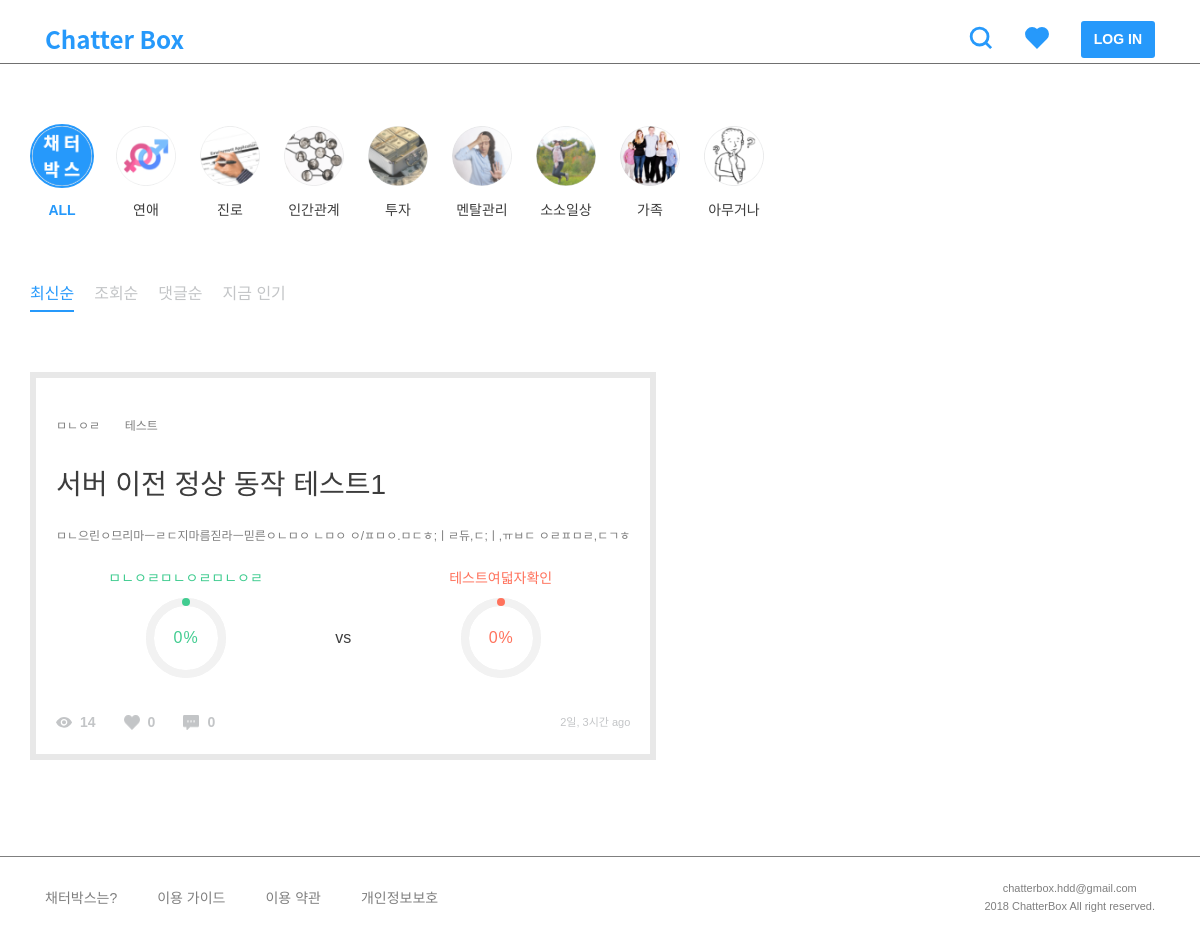
/post/, run on an earlier commit of the app's database.
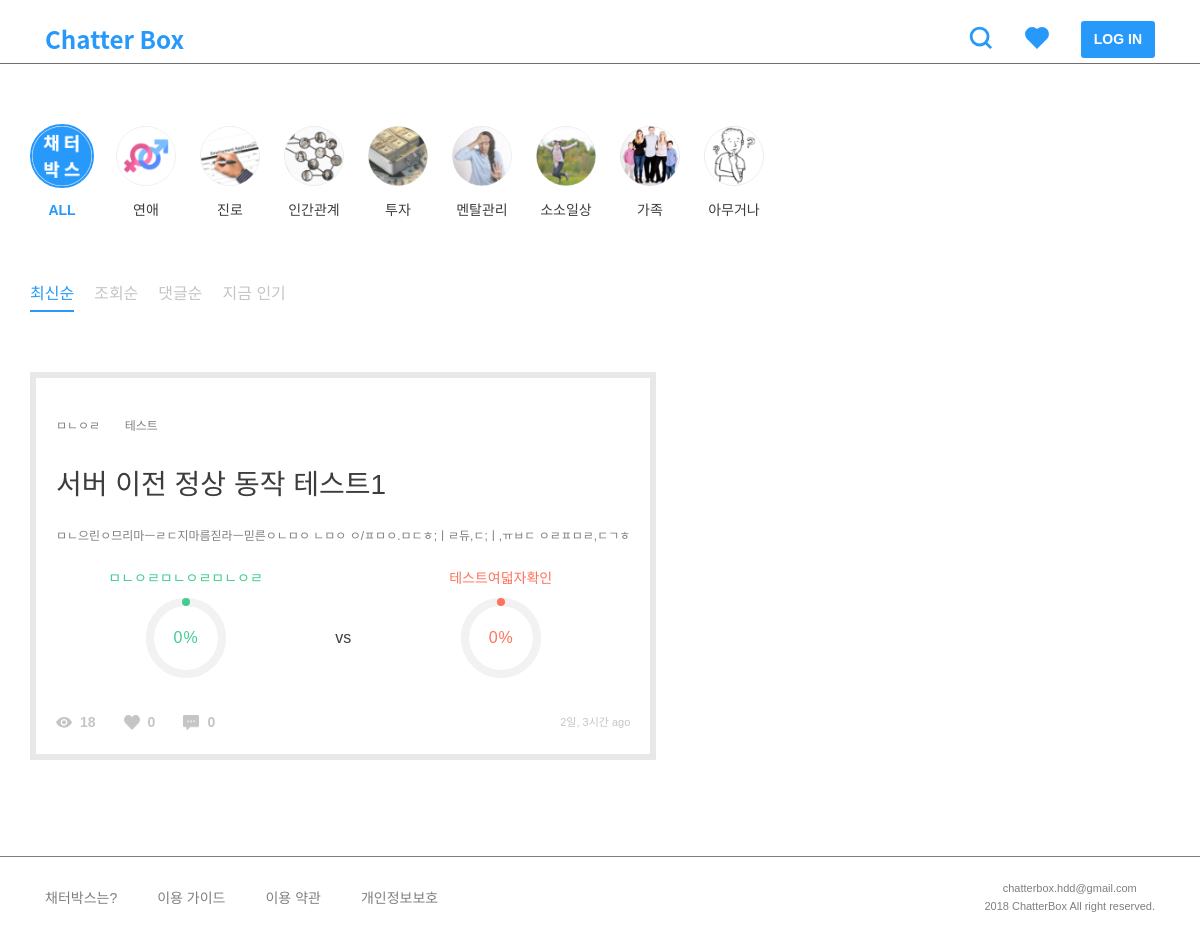
And on a later commit of the database.
### post/models.py (models this page shows, shortened)
class TimeStampedModel(models.Model):
    created_at = models.DateTimeField(auto_now_add=True, null=True)
    updated_at = models.DateTimeField(auto_now=True, null=True)
    class Meta():
        abstract = True

class Post(TimeStampedModel):
    author = models.ForeignKey(settings.AUTH_USER_MODEL)
    category = models.ForeignKey('Category')
    title = models.CharField(max_length=160, null=True)
    background = models.TextField()
    background_image1 = models.ImageField(
        upload_to='post', blank=True, null=True)
    background_image2 = models.ImageField(
        upload_to='post', blank=True, null=True)
    background_image3 = models.ImageField(
        upload_to='post', blank=True, null=True)
    background_image4 = models.ImageField(
        upload_to='post', blank=True, null=True)
    background_image5 = models.ImageField(
        upload_to='post', blank=True, null=True)
    tag = TagField()
    view_count = models.PositiveSmallIntegerField(default=0)
    share_count = models.PositiveSmallIntegerField(default=0)
    pro_title = models.CharField(max_length=160, null=True)
    con_title = models.CharField(max_length=160, null=True)
    @property
    def natural_time(self):
        return naturaltime(self.created_at)
    @property
    def likes_count(self):
        return self.like_users.all().count()
    @property
    def comment_count(self):
        all_count = self.comment_set.count()
        return all_count
    @property
    def pro_count(self):
        pro_sum = self.comment_set.filter(type=True).count()
        pro_comments = self.comment_set.filter(type=True)
        for comment in pro_comments:
            pro_sum = pro_sum + comment.count_comment_likes
        return pro_sum
    @property
    def con_count(self):
        con_sum = self.comment_set.filter(type=False).count()
        con_comments = self.comment_set.filter(type=False)
        for comment in con_comments:
            con_sum = con_sum + comment.count_comment_likes
        return con_sum
    @property
    def all_count(self):
        return self.pro_count + self.con_count
    @property
    def pro_percent(self):
        if not self.all_count == 0:
            result = self.pro_count / self.all_count
        else:
            result = 0
        return result
    @property
    def con_percent(self):
        if not self.all_count == 0:
            result = self.con_count / self.all_count
        else:
            result = 0
        return result
    class Meta:
        ordering = ['-created_at']

### post/views.py (the view)
def post_list(request):
    sort = request.GET.get('sort', '')
    categories = Category.objects.all()
    if sort == 'likes':
        posts = Post.objects.annotate(like_count=Count(
            'like_users')).order_by('-like_count')
    elif sort == 'vs':
        posts = Post.objects.annotate(vs_abs=Count('comment', filter=Q(comment__type=True))-Count(
            'comment', filter=Q(comment__type=False))).order_by('-vs_abs')
    elif sort == 'views':
        posts = Post.objects.all().order_by('-view_count')
    elif sort == 'comments':
        posts = Post.objects.annotate(
            count=Count('comment')).order_by('-count')
    else:
        posts = Post.objects.all().order_by('-created_at')
    context = {'posts': posts, 'categories': categories, 'sort': sort, }
    return render(request, 'post/post_list.html', context)

### post/templatetags/post_extras.py (called while the page is built)
@register.filter
def split_tags(value):
    tags = []
    split_comma = value.split(',')
    for tag in split_comma:
        split_space = tag.split(" ")
        for tag in split_space:
            if tag:
                tags.append(tag)
    return tags

### templates/post/post_list.html (shortened to what this page needs)
{% extends 'base.html' %}
{% load static %}
{% block customCSS %}
<link rel="stylesheet" href="{% static 'css/include/categories.css' %}" />
<link rel="stylesheet" href="{% static 'css/include/sorts.css' %}" />
<link rel="stylesheet" href="{% static 'css/post/post_list.css' %}" />
{% endblock %}
{% block content %}
<div class="row">
    {% include 'include/category.html' %}
    {% include 'include/sort.html' %}
</div>
<div class="row p-0">
    <div class="columns m60">
        {% for post in posts %}
        {% include 'include/post.html' %}
        {% endfor %}
    </div>
</div>
{% endblock %}

### templates/include/post.html
{% load static %}
{% load post_extras %}
<figure id="post-{{ post.pk }}" style="width: 100%;">
    <div class="tag-list">
        {% for tag in post.tag|split_tags %}
        <span class="tag">{{ tag }}</span>
        {% endfor %}
    </div>
    <a href="{% url 'post:post_detail' post_pk=post.pk %}">
        <h3>{{ post.title }}</h3>
    </a>
    <div class="background">
        <p>{{ post.background|safe|truncatechars:160 }}</p>
    </div>
    <div class="percent-wrap">
        <div class="chart">
            <h6 class="label pro-title">{{ post.pro_title }}</h6>
            <div class="percentage pro-chart" data-percent="{% widthratio post.pro_percent 1 100 %}">
                <span class="pro-title">{% widthratio post.con_percent 1 100 %}</span><sup class="pro-title">%</sup>
            </div>
        </div>
        <h5>vs</h5>
        <div class="chart">
            <h6 class="label con-title">{{ post.con_title }}</h6>
            <div class="percentage con-chart" data-percent="{% widthratio post.con_percent 1 100 %}">
                <span class="con-title">{% widthratio post.con_percent 1 100 %}</span><sup class="con-title">%</sup>
            </div>
        </div>
    </div>
    <div class="btn-area">
        <img src="{% static '/img/icons/view.png' %}" style="margin-top: 4px;" />
        <h6>{{ post.view_count }}</h6>
        <img src="{% static '/img/icons/heart-gray.png' %}" />
        <h6>{{ post.likes_count }}</h6>
        <img src="{% static '/img/icons/comment.png' %}" />
        <h6>{{ post.comment_count }}</h6>
        <span class="ml-auto">{{ post.natural_time }}</span>
    </div>
</figure>

What changed in the data, as far as the page shows it:
changed Post "서버 이전 정상 동작 테스트1": view_count "14" → "18"
